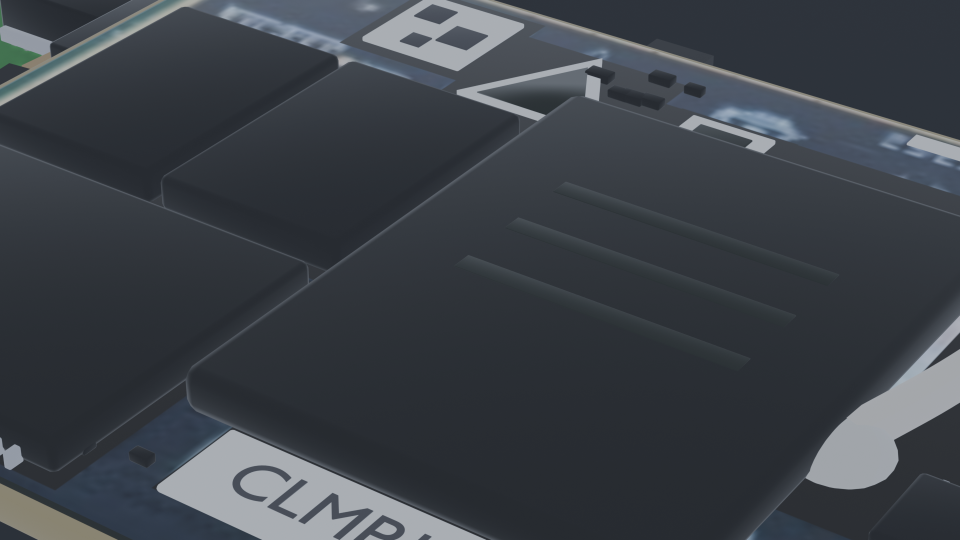
#> input picture web_presentation_v11/pcb_v3/renders_v42/05_A_module_closeup_surface.png, 1920 x 1080 px, given in place of registered_a_front.png, which was not available (shown at 1/2 size)
$ python compare_surface_v42.py
#> lines starting #> are read from the running program, lines starting #| are printed output that depends on the picture; after the words box and inside, x2 and y2 are one past the last pixel; in counts of white or black regions, pixels touching at a corner belong together
"""STEP 4 surface validation — 4-face photo/render/overlay + sheet.

Whole-board alignment per face: the registered photo and the matched
top-down render are each cropped to their green board mask, resized to
the same size, and blended 50/50.  Backs are page-flip matched already
(the render flips the board about world Y, same as the photo).

Outputs validation_v42/:
  {A,B}_{front,back}_{reference,render,overlay}.png
  12_surface_contact_sheet.png

Run: .venv/bin/python scripts/compare_surface_v42.py
"""
import sys
from pathlib import Path

import cv2
import numpy as np

HERE = Path(__file__).resolve().parents[1]
REG = HERE / "registration"
REN = HERE / "renders_v42"
OUT = HERE / "validation_v42"

FACES = [("A_front", "registered_a_front.png", "01_A_front_surface.png"),
         ("A_back", "registered_a_back.png", "02_A_back_surface.png"),
         ("B_front", "registered_b_front.png", "03_B_front_surface.png"),
         ("B_back", "registered_b_back.png", "04_B_back_surface.png")]


def board_crop(img):
    hsv = cv2.cvtColor(img, cv2.COLOR_BGR2HSV)
    m = cv2.inRange(hsv, (30, 30, 15), (95, 255, 255))
    m = cv2.morphologyEx(m, cv2.MORPH_CLOSE, np.ones((9, 9), np.uint8))
    cnts, _ = cv2.findContours(m, cv2.RETR_EXTERNAL, cv2.CHAIN_APPROX_SIMPLE)
    x, y, w, h = cv2.boundingRect(max(cnts, key=cv2.contourArea))
    return img[y:y + h, x:x + w]


def main():
    OUT.mkdir(exist_ok=True)
    tiles = []
    for tag, ref_png, ren_png in FACES:
        photo = cv2.imread(str(REG / ref_png))
#> photo is the input picture: shape (1080, 1920, 3); mean B, G, R 71.5, 65.1, 59.9
        render = cv2.imread(str(REN / ren_png))
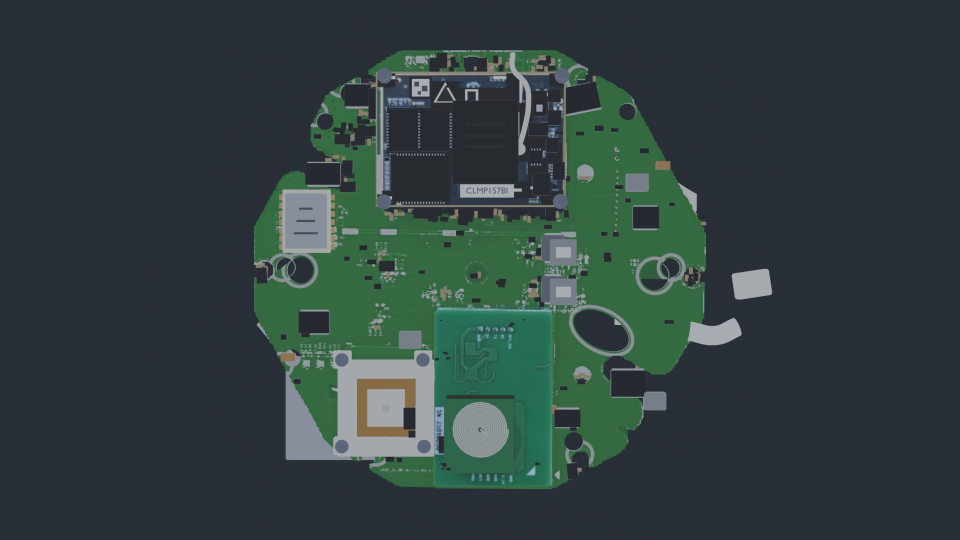
#> input picture web_presentation_v11/pcb_v3/renders_v42/01_A_front_surface.png, 1920 x 1080 px (shown at 1/2 size)
#> render is the input picture: shape (1080, 1920, 3); mean B, G, R 63.7, 63.7, 49.9
        if photo is None or render is None:
            sys.exit(f"missing input for {tag}")
        pc, rc = board_crop(photo), board_crop(render)
#> in board_crop, `hsv = cv2.cvtColor(img, cv2.COLOR_BGR2HSV)`: hsv: shape (1080, 1920, 3); mean H, S, V 105.9, 46.1, 71.7
#> in board_crop, `m = cv2.inRange(hsv, (30, 30, 15), (95, 255, 255))`:
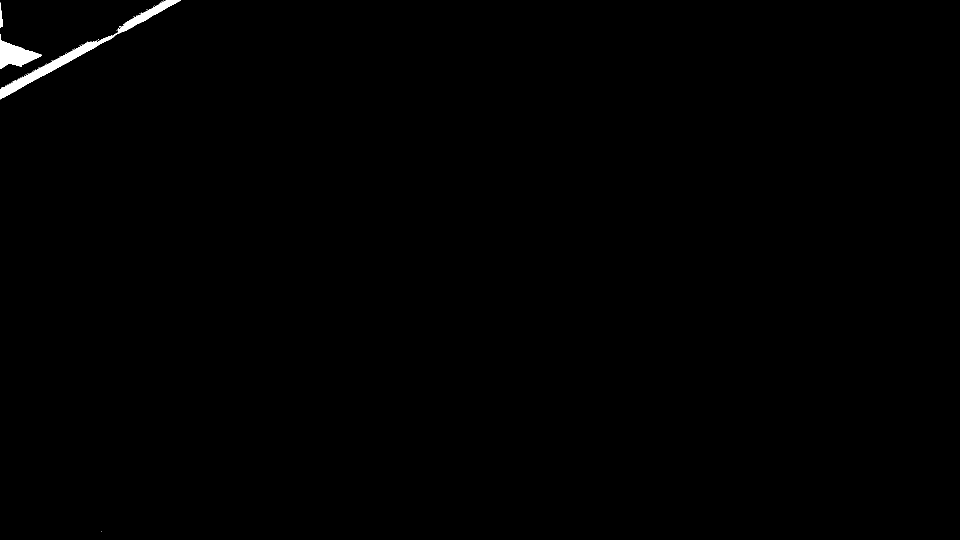
#> m: shape (1080, 1920) (shown at 1/2 size); 0.41% white; 58 white regions (55 under 20 px), largest, box (x1, y1, x2, y2) and area: (0, 0, 362, 199) 5620, (0, 68, 84, 138) 2630, (0, 5, 6, 55) 173
#> in board_crop, `m = cv2.morphologyEx(m, cv2.MORPH_CLOSE, np.ones((9, 9), np.uint8))`: m: shape (1080, 1920); 0.43% white; 4 white regions (1 under 20 px)
#> in board_crop, `cnts, _ = cv2.findContours(m, cv2.RETR_EXTERNAL, cv2.CHAIN_APPROX_SIMP..`: cnts = 4 contours, 1 with area under 20; largest, box (x1, y1, x2, y2) and area: (0, 0, 362, 199) 5662, (0, 68, 84, 138) 2516, (0, 5, 6, 55) 122
#> in board_crop, `x, y, w, h = cv2.boundingRect(max(cnts, key=cv2.contourArea))`: x = 0; w = 362; h = 199
#> in board_crop (call 2), `hsv = cv2.cvtColor(img, cv2.COLOR_BGR2HSV)`: hsv: shape (1080, 1920, 3); mean H, S, V 99.8, 72.2, 70.3
#> in board_crop (call 2), `m = cv2.inRange(hsv, (30, 30, 15), (95, 255, 255))`: m: shape (1080, 1920); 17.7% white; 523 white regions (497 under 20 px), largest, box (x1, y1, x2, y2) and area: (508, 152, 1412, 979) 346527, (736, 100, 1160, 155) 9761, (1278, 519, 1339, 584) 1583
#> in board_crop (call 2), `m = cv2.morphologyEx(m, cv2.MORPH_CLOSE, np.ones((9, 9), np.uint8))`:
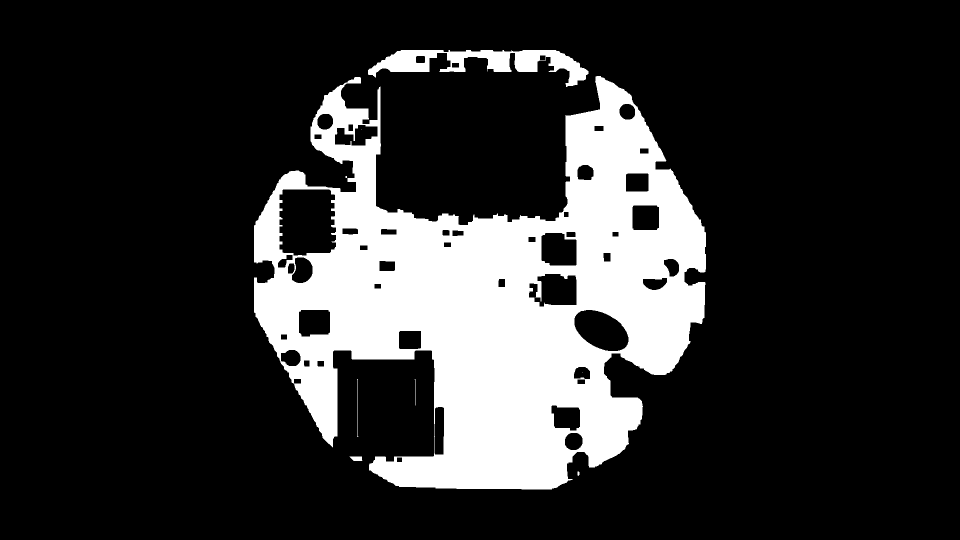
#> m: shape (1080, 1920) (shown at 1/2 size); 19% white; 9 white regions (3 under 20 px)
#> in board_crop (call 2), `cnts, _ = cv2.findContours(m, cv2.RETR_EXTERNAL, cv2.CHAIN_APPROX_SIMP..`: cnts = 7 contours, 3 with area under 20; largest, box (x1, y1, x2, y2) and area: (508, 152, 1412, 979) 434855, (736, 100, 1177, 174) 12860, (699, 913, 725, 922) 161, (1155, 943, 1159, 952) 21
#> in board_crop (call 2), `x, y, w, h = cv2.boundingRect(max(cnts, key=cv2.contourArea))`: x = 508; y = 152; w = 904; h = 827
#> in board_crop (call 2), `return img[y:y + h, x:x + w]`:
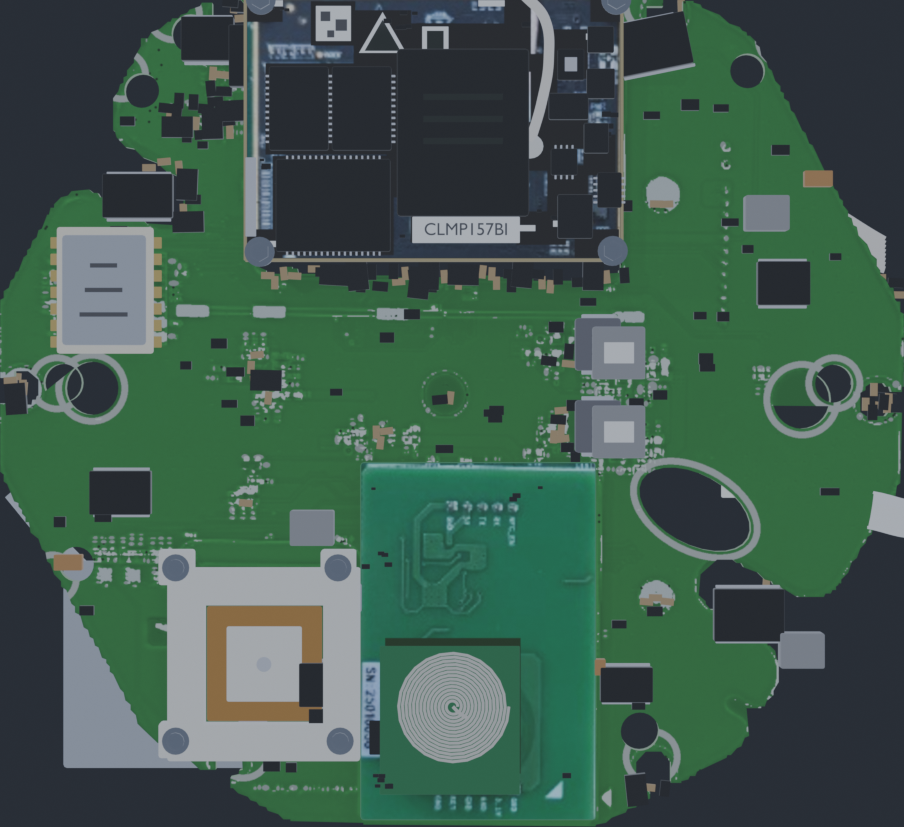
#> returned value: shape (827, 904, 3); mean of channels 0, 1, 2 78, 91.6, 63.8; drawn as B, G, R
        rc = cv2.resize(rc, (pc.shape[1], pc.shape[0]))
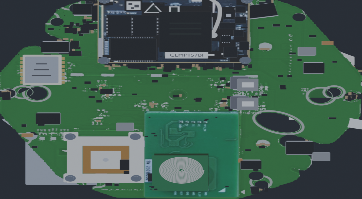
#> rc: shape (199, 362, 3); mean B, G, R 78, 91.6, 63.8
        overlay = cv2.addWeighted(pc, 0.5, rc, 0.5, 0)
        cv2.rectangle(overlay, (2, 2), (overlay.shape[1] - 3,
                      overlay.shape[0] - 3), (0, 255, 255), 2)
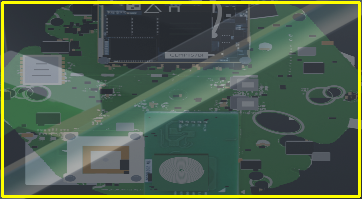
#> overlay: shape (199, 362, 3); mean B, G, R 78, 94.9, 77.4
        cv2.imwrite(str(OUT / f"{tag}_reference.png"), pc)
        cv2.imwrite(str(OUT / f"{tag}_render.png"), rc)
        cv2.imwrite(str(OUT / f"{tag}_overlay.png"), overlay)
        tiles += [pc, rc, overlay]
        print(f"[{tag}] wrote reference/render/overlay")
#> pass 2 of the loop in main, `for tag, ref_png, ren_png in FACES:`:
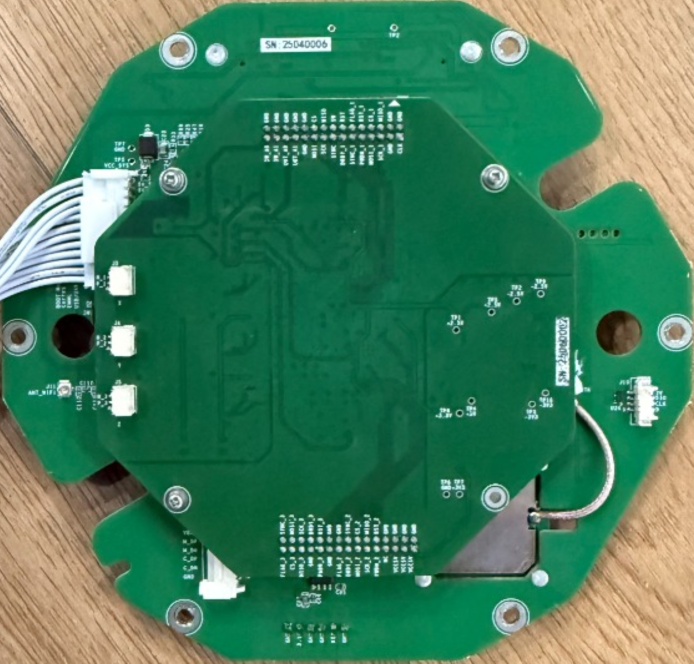
#> input picture web_presentation_v11/pcb_v3/registration/registered_a_back.png, 2080 x 1990 px (shown at 1/3 size)
#> in main, photo is the input picture: shape (1990, 2080, 3); mean B, G, R 94.2, 127.7, 69.6
#> hsv: shape (1990, 2080, 3); mean H, S, V 64.3, 172, 134.9
#> in board_crop (call 3), `m = cv2.morphologyEx(m, cv2.MORPH_CLOSE, np.ones((9, 9), np.uint8))`:
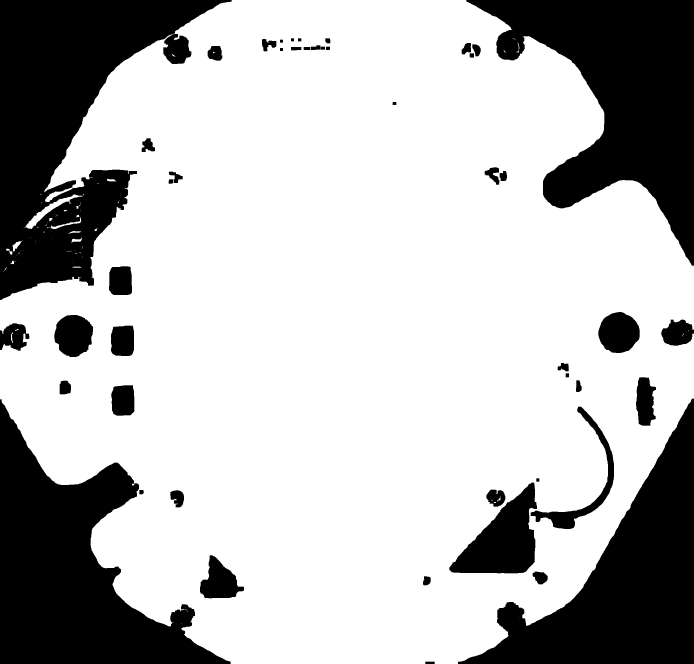
#> m: shape (1990, 2080) (shown at 1/3 size); 72.6% white; 47 black regions
#> cnts = 69 contours, 53 with area under 20; largest, box (x1, y1, x2, y2) and area: (0, 0, 2080, 1990) 3126622, (71, 583, 248, 687) 2692, (142, 652, 244, 688) 430, (37, 722, 67, 754) 324, (214, 712, 246, 728) 188
#> in board_crop (call 3), `x, y, w, h = cv2.boundingRect(max(cnts, key=cv2.contourArea))`: x = 0; w = 2080; h = 1990
#> hsv: shape (1080, 1920, 3); mean H, S, V 98.9, 72.9, 69.8
#> cnts = 12 contours, 10 with area under 20; largest, box (x1, y1, x2, y2) and area: (508, 100, 1412, 979) 453493, (1351, 710, 1366, 733) 118
#> rc: shape (1990, 2080, 3)
#> in main, `overlay = cv2.addWeighted(pc, 0.5, rc, 0.5, 0)`:
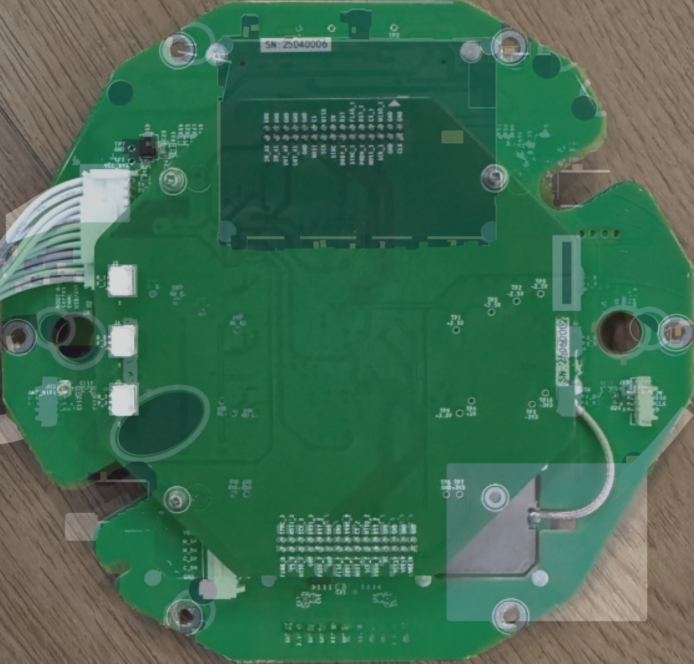
#> overlay: shape (1990, 2080, 3) (shown at 1/3 size); mean B, G, R 83.8, 108.9, 65.3
#> pass 3 of the loop in main, `for tag, ref_png, ren_png in FACES:`:
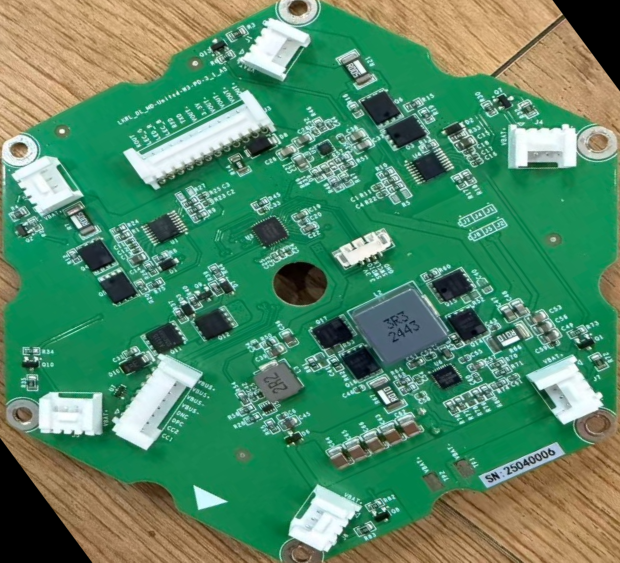
#> input picture web_presentation_v11/pcb_v3/registration/registered_b_front.png, 1240 x 1125 px (shown at 1/2 size)
#> in main, photo is the input picture: shape (1125, 1240, 3); mean B, G, R 102.5, 136.5, 83
#> hsv: shape (1125, 1240, 3); mean H, S, V 62.8, 146, 144.5
#> in board_crop (call 5), `m = cv2.morphologyEx(m, cv2.MORPH_CLOSE, np.ones((9, 9), np.uint8))`:
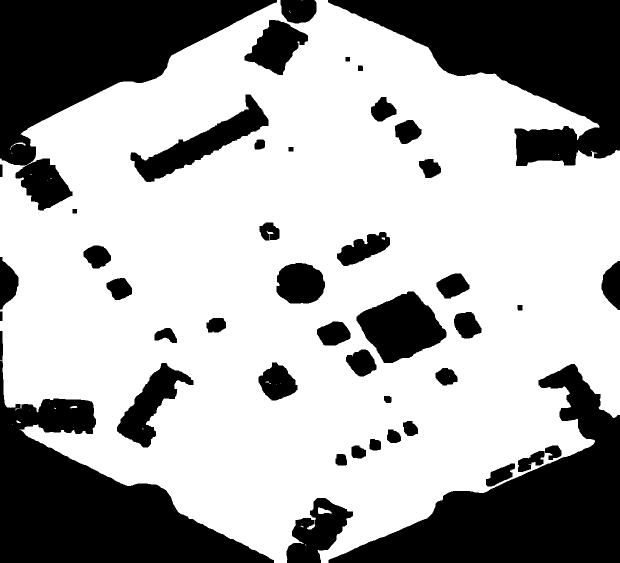
#> m: shape (1125, 1240) (shown at 1/2 size); 66.1% white; 46 black regions
#> cnts = 18 contours, 14 with area under 20; largest, box (x1, y1, x2, y2) and area: (0, 0, 1240, 1125) 1014566, (636, 1015, 664, 1028) 188, (20, 285, 51, 300) 42, (140, 812, 155, 817) 34
#> in board_crop (call 5), `x, y, w, h = cv2.boundingRect(max(cnts, key=cv2.contourArea))`: x = 0; w = 1240; h = 1125
#> hsv: shape (1080, 1920, 3); mean H, S, V 103.9, 65.5, 64.2
#> cnts = 3 contours; box (x1, y1, x2, y2) and area: (600, 214, 1320, 866) 185435, (1052, 663, 1290, 832) 9536, (1027, 739, 1039, 755) 160
#> rc: shape (1125, 1240, 3)
#> in main, `cv2.rectangle(overlay, (2, 2), (overlay.shape[1] - 3, overlay.shape[0]..`:
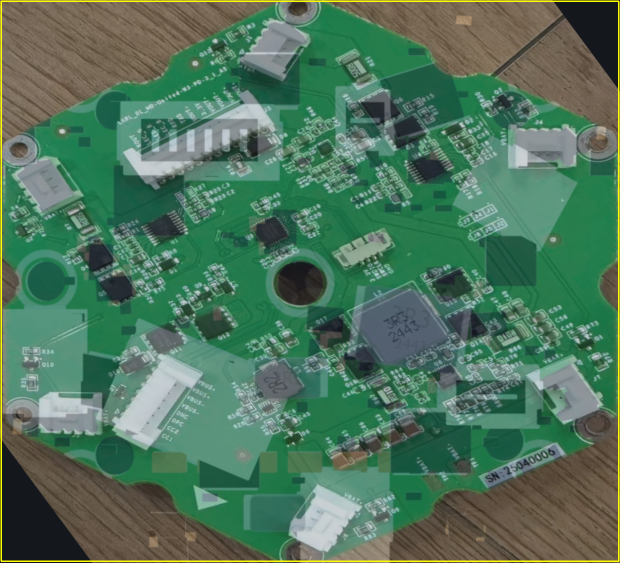
#> overlay: shape (1125, 1240, 3) (shown at 1/2 size); mean B, G, R 91.9, 116.2, 79
#> the loop made 4 passes; the first 3 are shown

    h = 420
#> h = 420
    tiles = [cv2.resize(t, (int(t.shape[1] * h / t.shape[0]), h))
             for t in tiles]
    gap = np.full((h, 10, 3), 24, np.uint8)
    rows = []
    for r in range(4):
        row = tiles[r * 3]
        for t in tiles[r * 3 + 1:r * 3 + 3]:
            row = np.hstack([row, gap, t])
        rows.append(row)
    w = max(r.shape[1] for r in rows)
    rows = [np.hstack([r, np.full((h, w - r.shape[1], 3), 24, np.uint8)])
            for r in rows]
    sheet = rows[0]
    for r in rows[1:]:
        sheet = np.vstack([sheet, np.full((10, w, 3), 24, np.uint8), r])
#> this loop made 3 passes
#> pass 3, in main, `sheet = np.vstack([sheet, np.full((10, w, 3), 24, np.uint8), r])`:
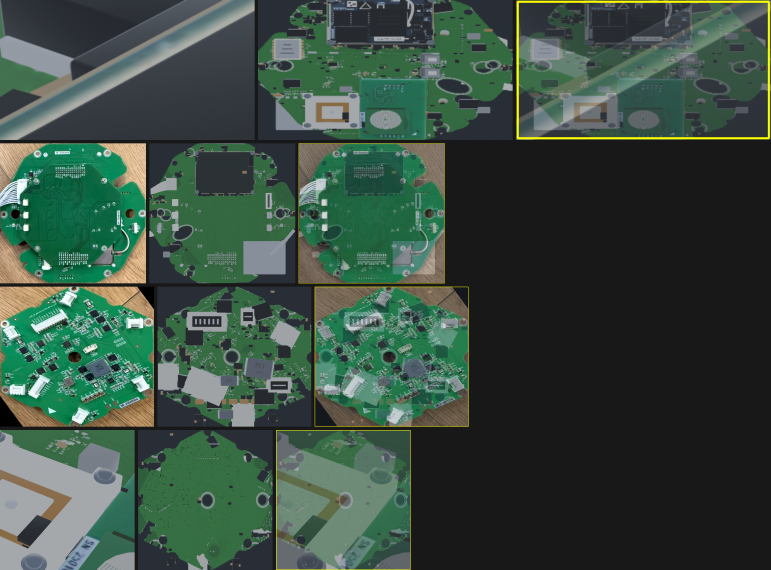
#> sheet: shape (1710, 2312, 3) (shown at 1/3 size); mean of channels 0, 1, 2 65.4, 76.9, 57.4; drawn as B, G, R
    cv2.imwrite(str(OUT / "12_surface_contact_sheet.png"), sheet)
    print("[sheet] wrote 12_surface_contact_sheet.png")


if __name__ == "__main__":
    main()
